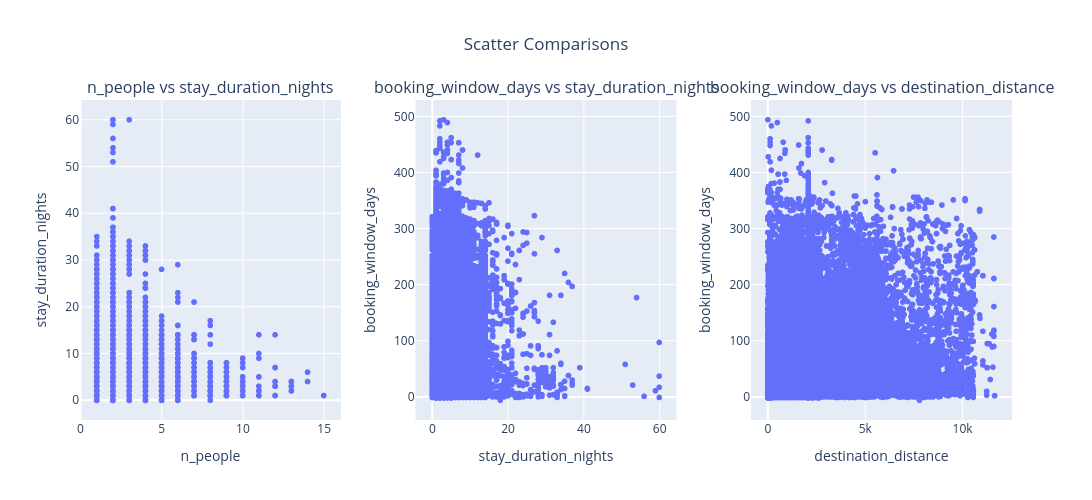

Notebook code for this chart:
### Markdown cell above
## MANUAL FUNCTION

### Code cell
import plotly.express as px
from plotly.subplots import make_subplots
import plotly.graph_objects as go

# Create subplot figure (1 row, 3 columns)
fig = make_subplots(
    rows=1, cols=3,
    subplot_titles=[
        "n_people vs stay_duration_nights",
        "booking_window_days vs stay_duration_nights",
        "booking_window_days vs destination_distance"
    ],
    horizontal_spacing=0.08
)

# --- Scatter 1 ---
scatter1 = px.scatter(
    df,
    x="n_people",
    y="stay_duration_nights",
)
fig.add_trace(scatter1.data[0], row=1, col=1)

# --- Scatter 2 ---
scatter2 = px.scatter(
    df,
    x="stay_duration_nights",
    y="booking_window_days",

)
fig.add_trace(scatter2.data[0], row=1, col=2)

# --- Scatter 3 ---
scatter3 = px.scatter(
    df,
    x="destination_distance",
    y="booking_window_days",
    
)
fig.add_trace(scatter3.data[0], row=1, col=3)


# ------------------- Layout -------------------
fig.update_layout(
    height=500,
    width=1400,
    showlegend=False,
    title_text="Scatter Comparisons",
    title_x=0.5
)

# Axis labels
fig.update_xaxes(title_text="n_people",               row=1, col=1)
fig.update_yaxes(title_text="stay_duration_nights",  row=1, col=1)

fig.update_xaxes(title_text="stay_duration_nights",   row=1, col=2)
fig.update_yaxes(title_text="booking_window_days",  row=1, col=2)

fig.update_xaxes(title_text="destination_distance",  row=1, col=3)
fig.update_yaxes(title_text="booking_window_days",   row=1, col=3)

# Show figure
fig.show()

### Figure 1 — Plotly figure (JSON) as saved in the notebook; plotly's stock layout.template omitted (floating-point values rounded to 4 significant figures; data arrays with more than 128 entries replaced by an {"elided": "..."} marker saying what was removed)
{"data": [{"hovertemplate": "n_people=%{x}<br>stay_duration_nights=%{y}<extra></extra>", "legendgroup": "", "marker": {"color": "#636efa", "symbol": "circle"}, "mode": "markers", "name": "", "showlegend": false, "type": "scattergl", "x": {"elided": "99994 int values"}, "xaxis": "x", "y": {"elided": "99994 int values"}, "yaxis": "y"}, {"hovertemplate": "stay_duration_nights=%{x}<br>booking_window_days=%{y}<extra></extra>", "legendgroup": "", "marker": {"color": "#636efa", "symbol": "circle"}, "mode": "markers", "name": "", "showlegend": false, "type": "scattergl", "x": {"elided": "99994 int values"}, "xaxis": "x2", "y": {"elided": "99994 int values"}, "yaxis": "y2"}, {"hovertemplate": "destination_distance=%{x}<br>booking_window_days=%{y}<extra></extra>", "legendgroup": "", "marker": {"color": "#636efa", "symbol": "circle"}, "mode": "markers", "name": "", "showlegend": false, "type": "scattergl", "x": {"elided": "99994 float values"}, "xaxis": "x3", "y": {"elided": "99994 int values"}, "yaxis": "y3"}], "layout": {"annotations": [{"font": {"size": 16}, "showarrow": false, "text": "n_people vs stay_duration_nights", "x": 0.14, "xanchor": "center", "xref": "paper", "y": 1, "yanchor": "bottom", "yref": "paper"}, {"font": {"size": 16}, "showarrow": false, "text": "booking_window_days vs stay_duration_nights", "x": 0.5, "xanchor": "center", "xref": "paper", "y": 1, "yanchor": "bottom", "yref": "paper"}, {"font": {"size": 16}, "showarrow": false, "text": "booking_window_days vs destination_distance", "x": 0.86, "xanchor": "center", "xref": "paper", "y": 1, "yanchor": "bottom", "yref": "paper"}], "height": 500, "showlegend": false, "title": {"text": "Scatter Comparisons", "x": 0.5}, "width": 1400, "xaxis": {"anchor": "y", "domain": [0, 0.28], "title": {"text": "n_people"}}, "xaxis2": {"anchor": "y2", "domain": [0.36, 0.64], "title": {"text": "stay_duration_nights"}}, "xaxis3": {"anchor": "y3", "domain": [0.72, 1], "title": {"text": "destination_distance"}}, "yaxis": {"anchor": "x", "domain": [0, 1], "title": {"text": "stay_duration_nights"}}, "yaxis2": {"anchor": "x2", "domain": [0, 1], "title": {"text": "booking_window_days"}}, "yaxis3": {"anchor": "x3", "domain": [0, 1], "title": {"text": "booking_window_days"}}}}
